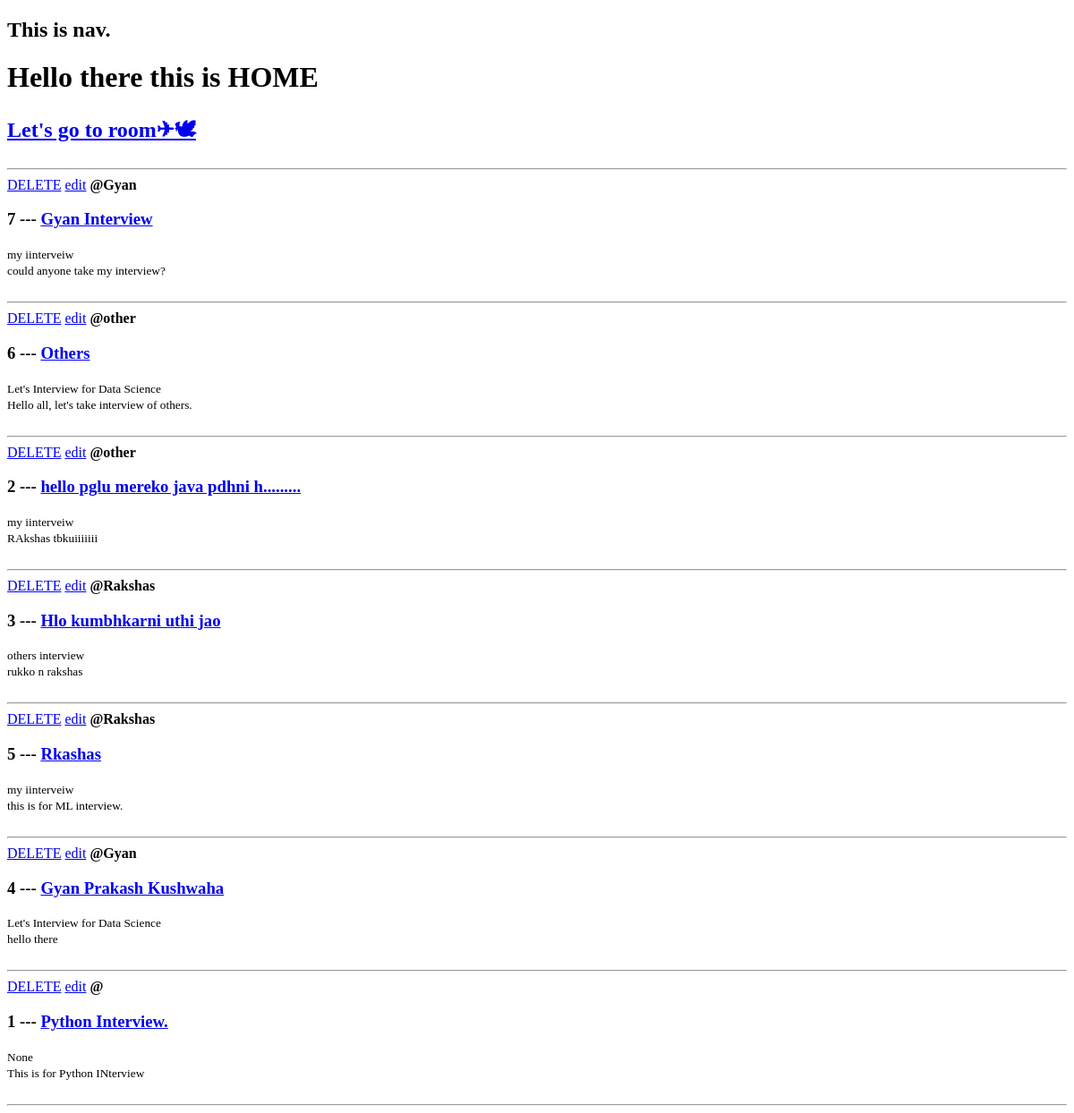
Before: / with the older database file.
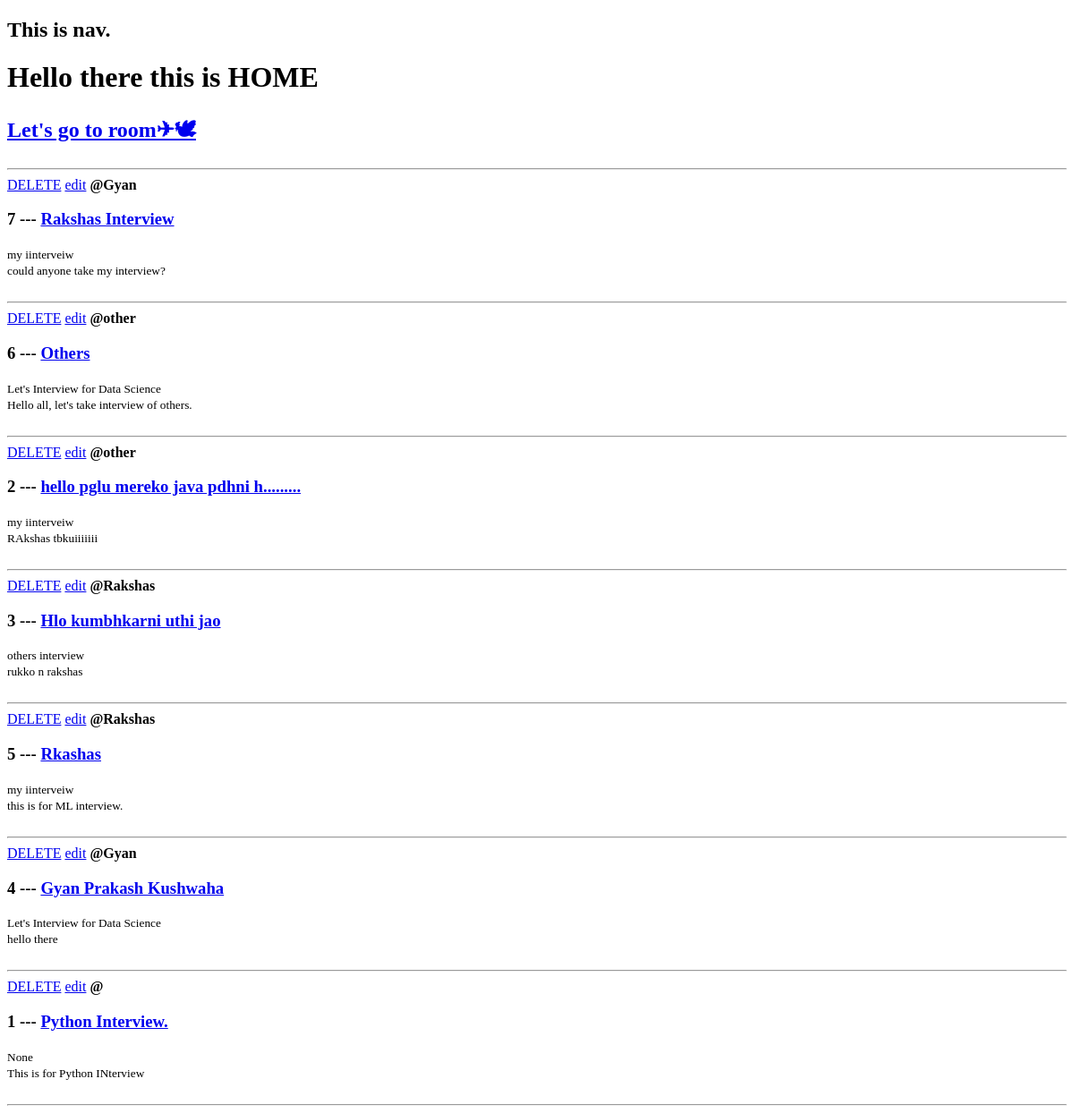
After: the same page with the newer database file.
### base/models.py (models this page shows, shortened)
class Room(models.Model):
    host = models.ForeignKey(to=User,on_delete=models.SET_NULL,null=True)
    topic = models.ForeignKey(to=Topic,on_delete=models.SET_NULL,null=True)
    name = models.CharField(max_length=200)
    description = models.TextField(null=True,blank=True)
    updated = models.DateTimeField(auto_now=True)
    created = models.DateTimeField(auto_now_add=True)
    class Meta:
        ordering = ['-updated','-created']

class Topic(models.Model):
    name = models.CharField(max_length=200)
    def __str__(self):
        return self.name

### base/views.py (the view)
# urls.py: 2. Add a URL to urlpatterns:  path('', views.home, name='home')
def home(request):
    allRooms = Room.objects.all()
    dictToPass = {"room": allRooms}
    return render(request=request,template_name="base/home.html",context=dictToPass)

### base/templates/base/home.html
{% extends "main.html" %}
{% block content %}
<h1> Hello there this is HOME</h1>
<h2><a href="{% url 'createRoom' %}">Let's go to room✈🕊</a></h2>
<hr>
<div>
    {% for dct in room %}
        <a href="{% url 'delete-room' %}">DELETE</a>
        <a href="{% url 'update-room' dct.id  %}"> edit</a>
        <span><b>@{{dct.host.get_username}}</b></span>
        <h3>{{dct.id}} --- <a href="{% url 'room' dct.id %}">{{dct.name}}</a></h3>
        <small> {{dct.topic}} </small>
        <div>
            <small> {{dct.description}} </small>
        </div>
        <br>
        <hr>
    {% endfor %}
</div>
{% endblock content %}

Changed rows visible on the page:
changed Room "could anyone take my interview?": name "Gyan Interview" → "Rakshas Interview"
